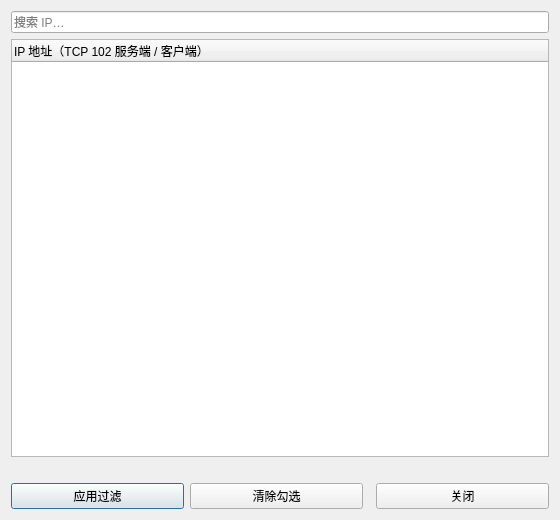
<?xml version="1.0" encoding="UTF-8"?>
<ui version="4.0">
 <class>MmsIpClassifyDialog</class>
 <widget class="QDialog" name="MmsIpClassifyDialog">
  <property name="geometry">
   <rect>
    <x>0</x>
    <y>0</y>
    <width>560</width>
    <height>520</height>
   </rect>
  </property>
  <property name="windowTitle">
   <string>MMS IP 分类</string>
  </property>
  <layout class="QVBoxLayout" name="verticalLayout">
   <item>
    <widget class="QLineEdit" name="searchEdit">
     <property name="placeholderText">
      <string>搜索 IP…</string>
     </property>
     <property name="clearButtonEnabled">
      <bool>true</bool>
     </property>
    </widget>
   </item>
   <item>
    <widget class="QTreeWidget" name="ipTree">
     <property name="alternatingRowColors">
      <bool>true</bool>
     </property>
     <property name="uniformRowHeights">
      <bool>true</bool>
     </property>
     <property name="itemsExpandable">
      <bool>true</bool>
     </property>
     <property name="sortingEnabled">
      <bool>false</bool>
     </property>
     <property name="expandsOnDoubleClick">
      <bool>true</bool>
     </property>
     <column>
      <property name="text">
       <string>IP 地址（TCP 102 服务端 / 客户端）</string>
      </property>
     </column>
    </widget>
   </item>
   <item>
    <widget class="QLabel" name="hintLabel">
     <property name="wordWrap">
      <bool>true</bool>
     </property>
     <property name="text">
      <string/>
     </property>
    </widget>
   </item>
   <item>
    <layout class="QHBoxLayout" name="buttonLayout">
     <item>
      <widget class="QPushButton" name="applyButton">
       <property name="text">
        <string>应用过滤</string>
       </property>
      </widget>
     </item>
     <item>
      <widget class="QPushButton" name="clearButton">
       <property name="text">
        <string>清除勾选</string>
       </property>
      </widget>
     </item>
     <item>
      <spacer name="buttonSpacer">
       <property name="orientation">
        <enum>Qt::Orientation::Horizontal</enum>
       </property>
      </spacer>
     </item>
     <item>
      <widget class="QPushButton" name="closeButton">
       <property name="text">
        <string>关闭</string>
       </property>
      </widget>
     </item>
    </layout>
   </item>
  </layout>
 </widget>
 <resources/>
 <connections>
  <connection>
   <sender>closeButton</sender>
   <signal>clicked()</signal>
   <receiver>MmsIpClassifyDialog</receiver>
   <slot>reject()</slot>
  </connection>
 </connections>
</ui>
